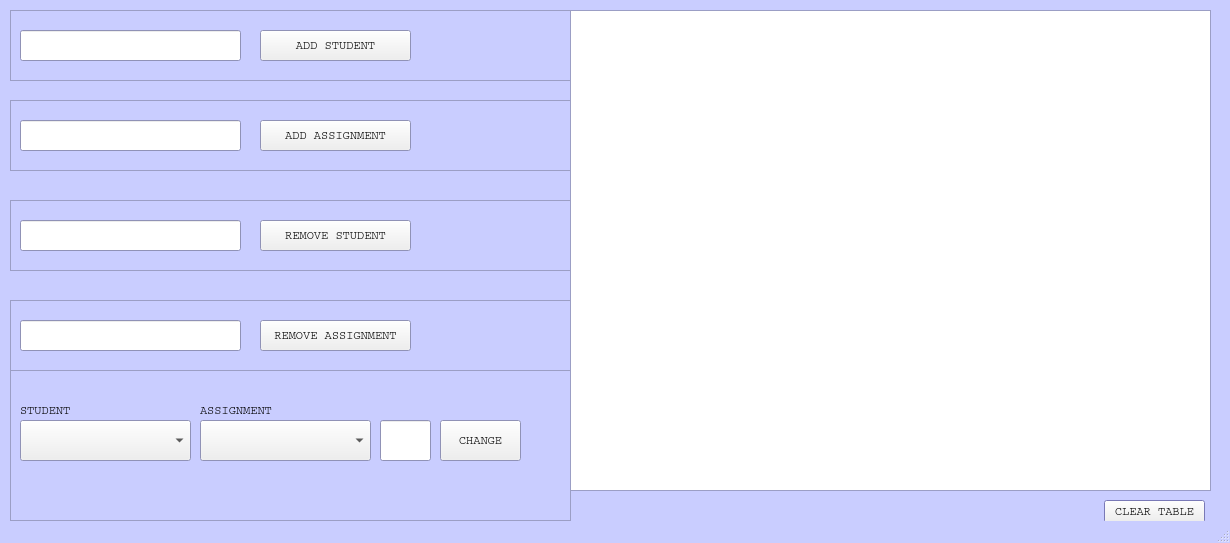
<?xml version="1.0" encoding="UTF-8"?>
<ui version="4.0">
 <class>MainWindow</class>
 <widget class="QMainWindow" name="MainWindow">
  <property name="geometry">
   <rect>
    <x>0</x>
    <y>0</y>
    <width>1230</width>
    <height>543</height>
   </rect>
  </property>
  <property name="minimumSize">
   <size>
    <width>1230</width>
    <height>543</height>
   </size>
  </property>
  <property name="maximumSize">
   <size>
    <width>1230</width>
    <height>543</height>
   </size>
  </property>
  <property name="palette">
   <palette>
    <active>
     <colorrole role="Base">
      <brush brushstyle="SolidPattern">
       <color alpha="255">
        <red>255</red>
        <green>255</green>
        <blue>255</blue>
       </color>
      </brush>
     </colorrole>
     <colorrole role="Window">
      <brush brushstyle="SolidPattern">
       <color alpha="255">
        <red>201</red>
        <green>205</green>
        <blue>255</blue>
       </color>
      </brush>
     </colorrole>
    </active>
    <inactive>
     <colorrole role="Base">
      <brush brushstyle="SolidPattern">
       <color alpha="255">
        <red>255</red>
        <green>255</green>
        <blue>255</blue>
       </color>
      </brush>
     </colorrole>
     <colorrole role="Window">
      <brush brushstyle="SolidPattern">
       <color alpha="255">
        <red>201</red>
        <green>205</green>
        <blue>255</blue>
       </color>
      </brush>
     </colorrole>
    </inactive>
    <disabled>
     <colorrole role="Base">
      <brush brushstyle="SolidPattern">
       <color alpha="255">
        <red>201</red>
        <green>205</green>
        <blue>255</blue>
       </color>
      </brush>
     </colorrole>
     <colorrole role="Window">
      <brush brushstyle="SolidPattern">
       <color alpha="255">
        <red>201</red>
        <green>205</green>
        <blue>255</blue>
       </color>
      </brush>
     </colorrole>
    </disabled>
   </palette>
  </property>
  <property name="font">
   <font>
    <family>Courier</family>
   </font>
  </property>
  <property name="windowTitle">
   <string>Project</string>
  </property>
  <widget class="QWidget" name="centralwidget">
   <widget class="QTableWidget" name="tableWidget">
    <property name="geometry">
     <rect>
      <x>570</x>
      <y>10</y>
      <width>641</width>
      <height>481</height>
     </rect>
    </property>
    <property name="gridStyle">
     <enum>Qt::SolidLine</enum>
    </property>
   </widget>
   <widget class="QFrame" name="addStudent_frame">
    <property name="geometry">
     <rect>
      <x>10</x>
      <y>10</y>
      <width>561</width>
      <height>71</height>
     </rect>
    </property>
    <property name="frameShape">
     <enum>QFrame::StyledPanel</enum>
    </property>
    <property name="frameShadow">
     <enum>QFrame::Raised</enum>
    </property>
    <widget class="QLineEdit" name="addStudent_input">
     <property name="geometry">
      <rect>
       <x>10</x>
       <y>20</y>
       <width>221</width>
       <height>31</height>
      </rect>
     </property>
    </widget>
    <widget class="QPushButton" name="addStudent_button">
     <property name="geometry">
      <rect>
       <x>250</x>
       <y>20</y>
       <width>151</width>
       <height>31</height>
      </rect>
     </property>
     <property name="text">
      <string>ADD STUDENT</string>
     </property>
    </widget>
    <widget class="QLabel" name="addStudent_label">
     <property name="geometry">
      <rect>
       <x>410</x>
       <y>0</y>
       <width>151</width>
       <height>71</height>
      </rect>
     </property>
     <property name="text">
      <string/>
     </property>
    </widget>
   </widget>
   <widget class="QFrame" name="addAssign_frame">
    <property name="geometry">
     <rect>
      <x>10</x>
      <y>100</y>
      <width>561</width>
      <height>71</height>
     </rect>
    </property>
    <property name="frameShape">
     <enum>QFrame::StyledPanel</enum>
    </property>
    <property name="frameShadow">
     <enum>QFrame::Raised</enum>
    </property>
    <widget class="QLineEdit" name="addAssign_input">
     <property name="geometry">
      <rect>
       <x>10</x>
       <y>20</y>
       <width>221</width>
       <height>31</height>
      </rect>
     </property>
    </widget>
    <widget class="QPushButton" name="addAssign_button">
     <property name="geometry">
      <rect>
       <x>250</x>
       <y>20</y>
       <width>151</width>
       <height>31</height>
      </rect>
     </property>
     <property name="text">
      <string>ADD ASSIGNMENT</string>
     </property>
    </widget>
    <widget class="QLabel" name="addAssign_label">
     <property name="geometry">
      <rect>
       <x>410</x>
       <y>0</y>
       <width>151</width>
       <height>71</height>
      </rect>
     </property>
     <property name="text">
      <string/>
     </property>
    </widget>
   </widget>
   <widget class="QPushButton" name="clear_button">
    <property name="geometry">
     <rect>
      <x>1104</x>
      <y>500</y>
      <width>101</width>
      <height>23</height>
     </rect>
    </property>
    <property name="palette">
     <palette>
      <active>
       <colorrole role="Light">
        <brush brushstyle="SolidPattern">
         <color alpha="255">
          <red>170</red>
          <green>255</green>
          <blue>0</blue>
         </color>
        </brush>
       </colorrole>
       <colorrole role="Midlight">
        <brush brushstyle="SolidPattern">
         <color alpha="255">
          <red>170</red>
          <green>255</green>
          <blue>0</blue>
         </color>
        </brush>
       </colorrole>
       <colorrole role="Base">
        <brush brushstyle="SolidPattern">
         <color alpha="255">
          <red>170</red>
          <green>170</green>
          <blue>255</blue>
         </color>
        </brush>
       </colorrole>
       <colorrole role="Window">
        <brush brushstyle="SolidPattern">
         <color alpha="255">
          <red>170</red>
          <green>170</green>
          <blue>255</blue>
         </color>
        </brush>
       </colorrole>
      </active>
      <inactive>
       <colorrole role="Light">
        <brush brushstyle="SolidPattern">
         <color alpha="255">
          <red>170</red>
          <green>255</green>
          <blue>0</blue>
         </color>
        </brush>
       </colorrole>
       <colorrole role="Midlight">
        <brush brushstyle="SolidPattern">
         <color alpha="255">
          <red>170</red>
          <green>255</green>
          <blue>0</blue>
         </color>
        </brush>
       </colorrole>
       <colorrole role="Base">
        <brush brushstyle="SolidPattern">
         <color alpha="255">
          <red>170</red>
          <green>170</green>
          <blue>255</blue>
         </color>
        </brush>
       </colorrole>
       <colorrole role="Window">
        <brush brushstyle="SolidPattern">
         <color alpha="255">
          <red>170</red>
          <green>170</green>
          <blue>255</blue>
         </color>
        </brush>
       </colorrole>
      </inactive>
      <disabled>
       <colorrole role="Light">
        <brush brushstyle="SolidPattern">
         <color alpha="255">
          <red>170</red>
          <green>255</green>
          <blue>0</blue>
         </color>
        </brush>
       </colorrole>
       <colorrole role="Midlight">
        <brush brushstyle="SolidPattern">
         <color alpha="255">
          <red>170</red>
          <green>255</green>
          <blue>0</blue>
         </color>
        </brush>
       </colorrole>
       <colorrole role="Base">
        <brush brushstyle="SolidPattern">
         <color alpha="255">
          <red>170</red>
          <green>170</green>
          <blue>255</blue>
         </color>
        </brush>
       </colorrole>
       <colorrole role="Window">
        <brush brushstyle="SolidPattern">
         <color alpha="255">
          <red>170</red>
          <green>170</green>
          <blue>255</blue>
         </color>
        </brush>
       </colorrole>
      </disabled>
     </palette>
    </property>
    <property name="text">
     <string>CLEAR TABLE</string>
    </property>
   </widget>
   <widget class="QFrame" name="change_score_frame">
    <property name="geometry">
     <rect>
      <x>10</x>
      <y>370</y>
      <width>561</width>
      <height>151</height>
     </rect>
    </property>
    <property name="frameShape">
     <enum>QFrame::StyledPanel</enum>
    </property>
    <property name="frameShadow">
     <enum>QFrame::Raised</enum>
    </property>
    <widget class="QComboBox" name="student_combobox">
     <property name="geometry">
      <rect>
       <x>10</x>
       <y>50</y>
       <width>171</width>
       <height>41</height>
      </rect>
     </property>
    </widget>
    <widget class="QComboBox" name="assign_combobox">
     <property name="geometry">
      <rect>
       <x>190</x>
       <y>50</y>
       <width>171</width>
       <height>41</height>
      </rect>
     </property>
    </widget>
    <widget class="QLineEdit" name="score_input">
     <property name="geometry">
      <rect>
       <x>370</x>
       <y>50</y>
       <width>51</width>
       <height>41</height>
      </rect>
     </property>
    </widget>
    <widget class="QPushButton" name="change_button">
     <property name="geometry">
      <rect>
       <x>430</x>
       <y>50</y>
       <width>81</width>
       <height>41</height>
      </rect>
     </property>
     <property name="text">
      <string>CHANGE</string>
     </property>
    </widget>
    <widget class="QLabel" name="student_label">
     <property name="geometry">
      <rect>
       <x>10</x>
       <y>30</y>
       <width>81</width>
       <height>20</height>
      </rect>
     </property>
     <property name="text">
      <string>STUDENT</string>
     </property>
    </widget>
    <widget class="QLabel" name="assing_label">
     <property name="geometry">
      <rect>
       <x>190</x>
       <y>30</y>
       <width>91</width>
       <height>20</height>
      </rect>
     </property>
     <property name="text">
      <string>ASSIGNMENT</string>
     </property>
    </widget>
    <widget class="QLabel" name="change_label">
     <property name="geometry">
      <rect>
       <x>240</x>
       <y>100</y>
       <width>271</width>
       <height>20</height>
      </rect>
     </property>
     <property name="text">
      <string/>
     </property>
    </widget>
   </widget>
   <widget class="QFrame" name="removeStudent_frame">
    <property name="geometry">
     <rect>
      <x>10</x>
      <y>200</y>
      <width>561</width>
      <height>71</height>
     </rect>
    </property>
    <property name="frameShape">
     <enum>QFrame::StyledPanel</enum>
    </property>
    <property name="frameShadow">
     <enum>QFrame::Raised</enum>
    </property>
    <widget class="QLineEdit" name="removeStudent_input">
     <property name="geometry">
      <rect>
       <x>10</x>
       <y>20</y>
       <width>221</width>
       <height>31</height>
      </rect>
     </property>
    </widget>
    <widget class="QPushButton" name="removeStudent_button">
     <property name="geometry">
      <rect>
       <x>250</x>
       <y>20</y>
       <width>151</width>
       <height>31</height>
      </rect>
     </property>
     <property name="text">
      <string>REMOVE STUDENT</string>
     </property>
    </widget>
    <widget class="QLabel" name="removeStudent_label">
     <property name="geometry">
      <rect>
       <x>410</x>
       <y>0</y>
       <width>151</width>
       <height>71</height>
      </rect>
     </property>
     <property name="text">
      <string/>
     </property>
    </widget>
   </widget>
   <widget class="QFrame" name="removeAssign_frame">
    <property name="geometry">
     <rect>
      <x>10</x>
      <y>300</y>
      <width>561</width>
      <height>71</height>
     </rect>
    </property>
    <property name="frameShape">
     <enum>QFrame::StyledPanel</enum>
    </property>
    <property name="frameShadow">
     <enum>QFrame::Raised</enum>
    </property>
    <widget class="QLineEdit" name="removeAssign_input">
     <property name="geometry">
      <rect>
       <x>10</x>
       <y>20</y>
       <width>221</width>
       <height>31</height>
      </rect>
     </property>
    </widget>
    <widget class="QPushButton" name="removeAssign_button">
     <property name="geometry">
      <rect>
       <x>250</x>
       <y>20</y>
       <width>151</width>
       <height>31</height>
      </rect>
     </property>
     <property name="text">
      <string>REMOVE ASSIGNMENT</string>
     </property>
    </widget>
    <widget class="QLabel" name="removeAssign_label">
     <property name="geometry">
      <rect>
       <x>410</x>
       <y>0</y>
       <width>151</width>
       <height>71</height>
      </rect>
     </property>
     <property name="text">
      <string/>
     </property>
    </widget>
   </widget>
  </widget>
  <widget class="QMenuBar" name="menubar">
   <property name="geometry">
    <rect>
     <x>0</x>
     <y>0</y>
     <width>1230</width>
     <height>22</height>
    </rect>
   </property>
  </widget>
  <widget class="QStatusBar" name="statusbar"/>
 </widget>
 <resources/>
 <connections/>
</ui>
